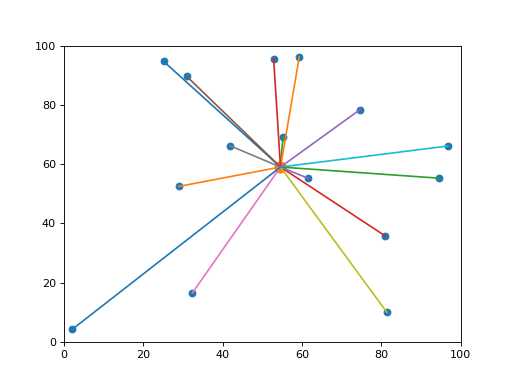

Recreate this plot in Python.
import numpy as np
import matplotlib.pyplot as plt
import init

## 读取数据
r=init.Parameter()
x = np.load("x.npy")
y = np.load("y.npy")

## 绘制星型拓扑结构
fig = plt.figure(dpi=80)
plt.xlim(0,r.xlim)
plt.ylim(0,r.ylim)
# 绘制网络节点
plt.scatter(x,y)

# 生成中心节点
x_z = np.mean(x)
y_z = np.mean(y)
plt.scatter(x_z,y_z,s=100)

# 网络节点接入
for i in range(r.n):
    plt.plot([x_z,x[i]],[y_z,y[i]])

plt.show()
